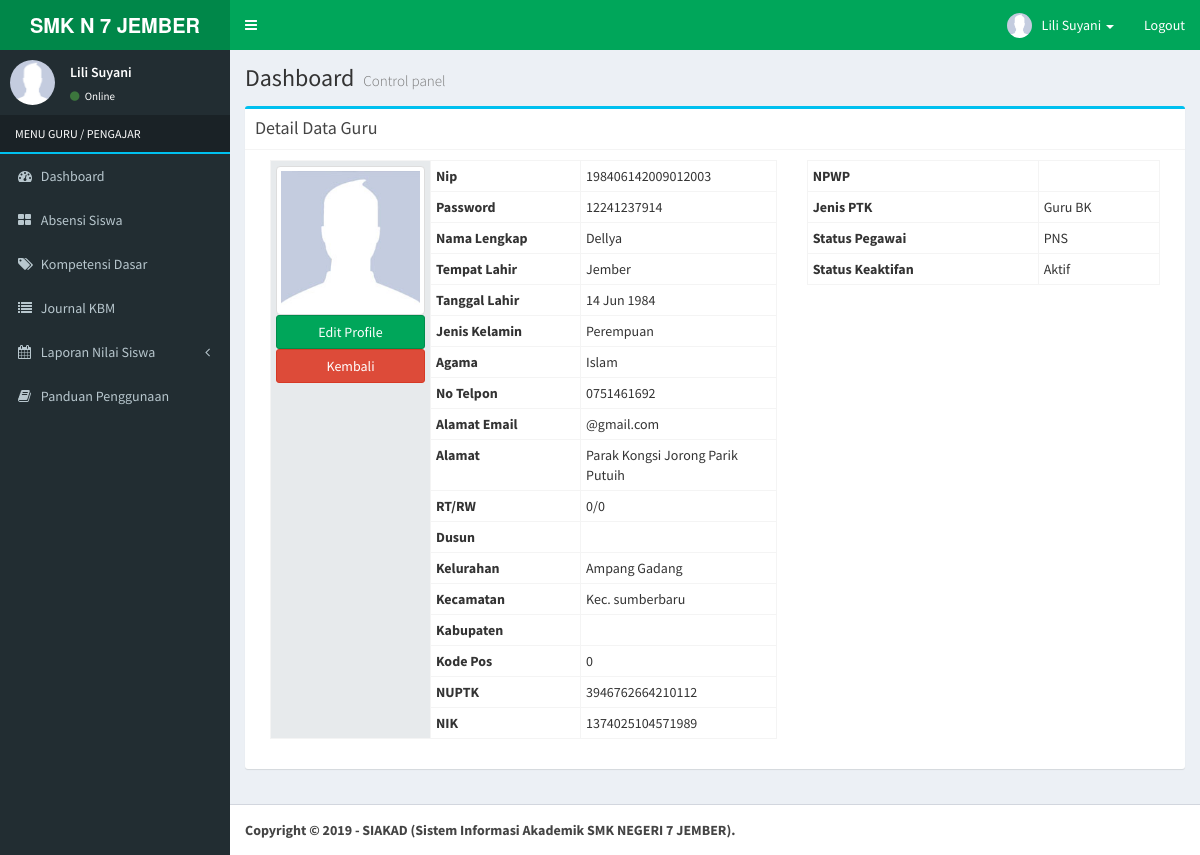
The app's page /index.php?view=guru&act=detailguru&id=198406142009012003 (signed in), older data.
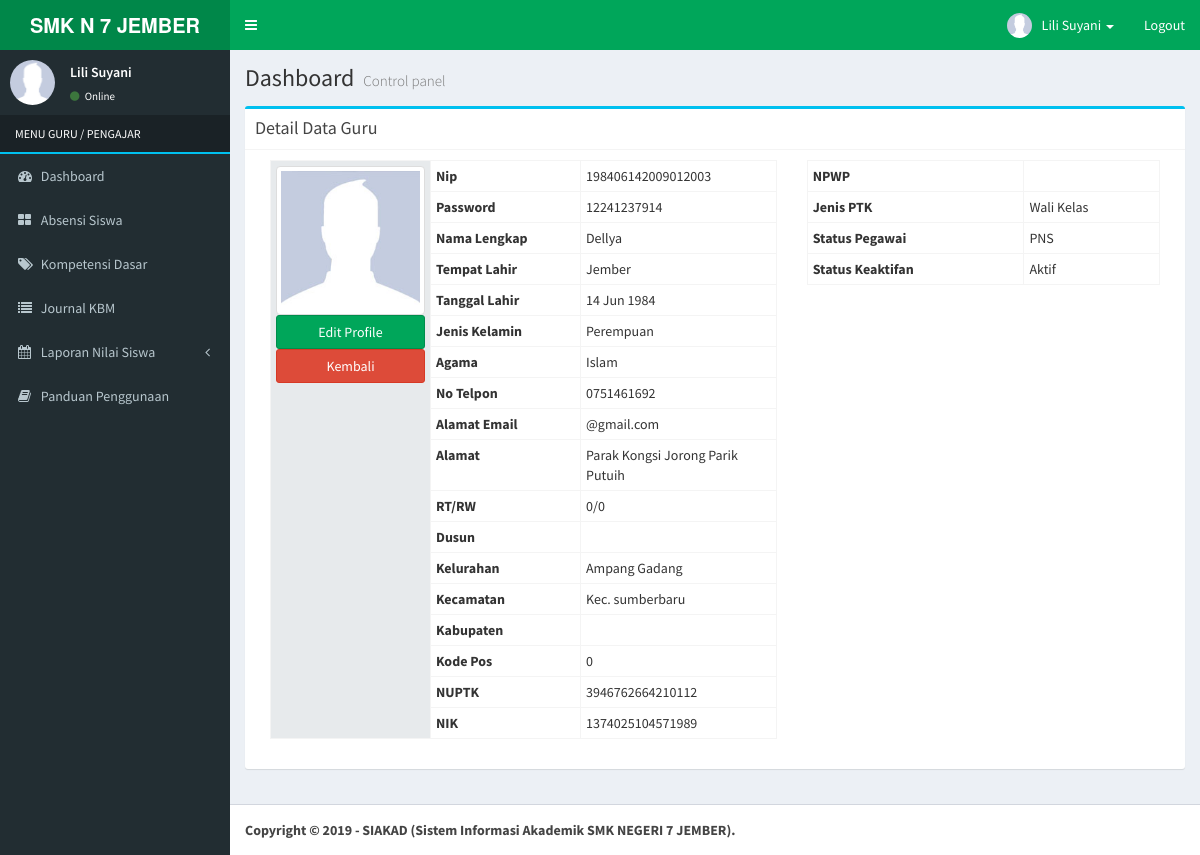
The same page, newer data.
### tables this page shows
CREATE TABLE `guru` (
  `nip` varchar(30) NOT NULL,
  `password` varchar(255) NOT NULL,
  `nama_guru` varchar(150) NOT NULL,
  `tempat_lahir` varchar(150) NOT NULL,
  `tanggal_lahir` date NOT NULL,
  `id_jenis_kelamin` int(11) NOT NULL,
  `id_agama` int(11) NOT NULL,
  `telepon` varchar(15) NOT NULL,
  `email` varchar(150) NOT NULL,
  `alamat_jalan` varchar(255) NOT NULL,
  `rt` varchar(5) NOT NULL,
  `rw` varchar(5) NOT NULL,
  `nama_dusun` varchar(100) NOT NULL,
  `desa_kelurahan` varchar(100) NOT NULL,
  `kecamatan` varchar(100) NOT NULL,
  `kabupaten` varchar(150) NOT NULL,
  `kode_pos` int(10) NOT NULL,
  `nuptk` varchar(50) NOT NULL,
  `nik` varchar(50) NOT NULL,
  `tmt` varchar(20) NOT NULL,
  `id_status_kepegawaian` int(5) NOT NULL,
  `id_jenis_ptk` int(5) NOT NULL,
  `id_status_keaktifan` int(5) NOT NULL,
  `foto` varchar(255) NOT NULL
);

CREATE TABLE `jenis_kelamin` (
  `id_jenis_kelamin` int(5) NOT NULL,
  `jenis_kelamin` varchar(50) NOT NULL
);

CREATE TABLE `agama` (
  `id_agama` int(5) NOT NULL,
  `nama_agama` varchar(100) NOT NULL
);

CREATE TABLE `jenis_ptk` (
  `id_jenis_ptk` int(5) NOT NULL,
  `jenis_ptk` varchar(100) NOT NULL,
  `keterangan` text NOT NULL
);

CREATE TABLE `status_kepegawaian` (
  `id_status_kepegawaian` int(5) NOT NULL,
  `status_kepegawaian` varchar(255) NOT NULL,
  `keterangan` text NOT NULL
);

CREATE TABLE `status_keaktifan` (
  `id_status_keaktifan` int(5) NOT NULL,
  `nama_status_keaktifan` varchar(255) NOT NULL,
  `keterangan` text NOT NULL
);

### config/fungsi_indotgl.php (called while the page is built, shortened)
<?php
	function tgl_indo($tgl){
			$tanggal = substr($tgl,8,2);
			$bulan = getBulan(substr($tgl,5,2));
			$tahun = substr($tgl,0,4);
			return $tanggal.' '.$bulan.' '.$tahun;
	}
	function getBulan($bln){
				switch ($bln){
					case 6:
						return "Jun";
						break;
				}
			}
?>

### application/master_guru.php (the view, shortened to what the rows shown need)
<?php if ($_GET[act]==''){ ?>
            <div class="col-xs-12">
              <div class="box">
                <div class="box-header">
                  <h3 class="box-title">Semua Data Guru </h3>
                  <?php if($_SESSION[level]!='kepala'){ ?>
                  <a class='pull-right btn btn-primary btn-sm' href='index.php?view=guru&act=tambahguru'>Tambahkan Data Guru</a>
                  <?php } ?>
                </div>
                <div class="box-body">
                  <table id="example1" class="table table-bordered table-striped">
                    <thead>
                      <tr>
                        <th>No</th>
                        <th>NIP</th>
                        <th>Nama Lengkap</th>
                        <th>Jenis Kelamin</th>
                        <th>No Telpon</th>
                        <th>Status Pegawai</th>
                        <th>Jenis PTK</th>
                        <th>Action</th>
                      </tr>
                    </thead>
                    <tbody>
                  <?php
                    $tampil = mysqli_query($koneksi,"SELECT * FROM guru a
                                          LEFT JOIN jenis_kelamin b ON a.id_jenis_kelamin=b.id_jenis_kelamin
                                            LEFT JOIN status_kepegawaian c ON a.id_status_kepegawaian=c.id_status_kepegawaian
                                              LEFT JOIN jenis_ptk d ON a.id_jenis_ptk=d.id_jenis_ptk
                                              ORDER BY a.nip DESC");
                    $no = 1;
                    while($r=mysqli_fetch_array($tampil)){
                    echo "<tr><td>$no</td>
                              <td>$r[nip]</td>
                              <td>$r[nama_guru]</td>
                              <td>$r[jenis_kelamin]</td>
                              <td>$r[hp]</td>
                              <td>$r[status_kepegawaian]</td>
                              <td>$r[jenis_ptk]</td>";
                              if($_SESSION[level]!='kepala'){
                        echo "<td><center>
                                <a class='btn btn-info btn-xs' title='Lihat Detail' href='?view=guru&act=detailguru&id=$r[nip]'>
                                <span class='glyphicon glyphicon-search'></span></a>
                                <a class='btn btn-success btn-xs' title='Edit Data' href='?view=guru&act=editguru&id=$r[nip]'>
                                <span class='glyphicon glyphicon-edit'></span></a>
                                <a class='btn btn-danger btn-xs' title='Delete Data' href='?view=guru&hapus=$r[nip]'>
                                <span class='glyphicon glyphicon-remove'></span></a>
                              </center></td>";
                              }else{
                                echo "<td><center>
                                <a class='btn btn-info btn-xs' title='Lihat Detail' href='?view=guru&act=detailguru&id=$r[nip]'>
                                <span class='glyphicon glyphicon-search'></span></a>
                              </center></td>";
                              }
                            echo "</tr>";
                      $no++;
                      }
                      if (isset($_GET[hapus])){
                          mysqli_query($koneksi,"DELETE FROM guru where nip='$_GET[hapus]'");
                          echo "<script>document.location='index.php?view=guru';</script>";
                      }
                  ?>
                    </tbody>
                  </table>
                </div>
              </div>
            </div>
<?php
}elseif($_GET[act]=='detailguru'){
    $detail = mysqli_query($koneksi,"SELECT a.*, b.jenis_kelamin, c.status_kepegawaian, d.jenis_ptk, e.nama_agama, f.nama_status_keaktifan
                                FROM guru a LEFT JOIN jenis_kelamin b ON a.id_jenis_kelamin=b.id_jenis_kelamin
                                  LEFT JOIN status_kepegawaian c ON a.id_status_kepegawaian=c.id_status_kepegawaian
                                    LEFT JOIN jenis_ptk d ON a.id_jenis_ptk=d.id_jenis_ptk
                                      LEFT JOIN agama e ON a.id_agama=e.id_agama
                                        LEFT JOIN status_keaktifan f ON a.id_status_keaktifan=f.id_status_keaktifan
                                              where a.nip='$_GET[id]'");
    $s = mysqli_fetch_array($detail);
    echo "<div class='col-md-12'>
              <div class='box box-info'>
                <div class='box-header with-border'>
                  <h3 class='box-title'>Detail Data Guru</h3>
                </div>
              <div class='box-body'>
              <form method='POST' class='form-horizontal' action='' enctype='multipart/form-data'>
                <div class='col-md-7'>
                  <table class='table table-condensed table-bordered'>
                  <tbody>
                    <input type='hidden' name='id' value='$s[nip]'>
                    <tr><th style='background-color:#E7EAEC' width='160px' rowspan='25'>";
                        if (trim($s[foto])==''){
                          echo "<img class='img-thumbnail' style='width:155px' src='foto_siswa/no-image.jpg'>";
                        }else{
                          echo "<img class='img-thumbnail' style='width:155px' src='foto_pegawai/$s[foto]'>";
                        }
                      if($_SESSION[level]!='kepala'){
                        echo "<a href='index.php?view=guru&act=editguru&id=$_GET[id]' class='btn btn-success btn-block'>Edit Profile</a>";
                        echo"<a href='index.php?view=guru'><button type='button' class='btn btn-danger btn-block'>Kembali</button></a>";
                      }
                        echo "</th>
                    </tr>
                    <tr><th width='120px' scope='row'>Nip</th>      <td>$s[nip]</td></tr>
                    <tr><th scope='row'>Password</th>               <td>$s[password]</td></tr>
                    <tr><th scope='row'>Nama Lengkap</th>           <td>$s[nama_guru]</td></tr>
                    <tr><th scope='row'>Tempat Lahir</th>           <td>$s[tempat_lahir]</td></tr>
                    <tr><th scope='row'>Tanggal Lahir</th>          <td>" . tgl_indo($s[tanggal_lahir]) . "</td></tr>
                    <tr><th scope='row'>Jenis Kelamin</th>          <td>$s[jenis_kelamin]</td></tr>
                    <tr><th scope='row'>Agama</th>                  <td>$s[nama_agama]</td></tr>
                    <tr><th scope='row'>No Telpon</th>              <td>$s[telepon]</td></tr>
                    <tr><th scope='row'>Alamat Email</th>           <td>$s[email]</td></tr>
                    <tr><th scope='row'>Alamat</th>                 <td>$s[alamat_jalan]</td></tr>
                    <tr><th scope='row'>RT/RW</th>                  <td>$s[rt]/$s[rw]</td></tr>
                    <tr><th scope='row'>Dusun</th>                  <td>$s[nama_dusun]</td></tr>
                    <tr><th scope='row'>Kelurahan</th>              <td>$s[desa_kelurahan]</td></tr>
                    <tr><th scope='row'>Kecamatan</th>              <td>$s[kecamatan]</td></tr>
                    <tr><th scope='row'>Kabupaten</th>              <td>$s[kabupaten]</td></tr>
                    <tr><th scope='row'>Kode Pos</th>               <td>$s[kode_pos]</td></tr>
                    <tr><th scope='row'>NUPTK</th>                  <td>$s[nuptk]</td></tr>
                    <tr><th width='150px' scope='row'>NIK</th>      <td>$s[nik]</td></tr>
                  </tbody>
                  </table>
                </div>
                <div class='col-md-5'>
                  <table class='table table-condensed table-bordered'>
                  <tbody>
                    <tr><th scope='row'>NPWP</th>                   <td>$s[npwp]</td></tr>
                    <tr><th scope='row'>Jenis PTK</th>              <td>$s[jenis_ptk]</td></tr>
                    <tr><th scope='row'>Status Pegawai</th>         <td>$s[status_kepegawaian]</td></tr>
                    <tr><th scope='row'>Status Keaktifan</th>       <td>$s[nama_status_keaktifan]</td></tr>
                  </tbody>
                  </table>
                </div>
              </div>
            </div>";
}
?>

### main-header.php (shortened to what the rows shown need)
<a href="index.php" class="logo">
  <span class="logo-lg"><b>SMK N 7 JEMBER</b></span>
</a>
<nav class="navbar navbar-static-top" role="navigation">
  <a href="#" class="sidebar-toggle" data-toggle="offcanvas" role="button">
  </a>
  <div class="navbar-custom-menu">
    <ul class="nav navbar-nav">
      <li class="dropdown user user-menu">
        <a href="#" class="dropdown-toggle" data-toggle="dropdown">
          <img src="<?php echo $foto; ?>" class="user-image" alt="User Image">
          <span class="hidden-xs"><?php echo $nama; ?></span> <span class='caret'></span>
        </a>
      </li>
      <li><a href="logout.php">Logout</a></li>
    </ul>
  </div>
</nav>

### menu-guru.php (shortened to what the rows shown need)
<section class="sidebar">
  <div class="user-panel">
    <div class="pull-left image">
      <img src="<?php echo $foto; ?>" class="img-circle" alt="User Image">
    </div>
    <div class="pull-left info">
      <p><?php echo $nama; ?></p>
      <a href="#"><i class="fa fa-circle text-success"></i> Online</a>
    </div>
  </div>
  <ul class="sidebar-menu">
    <li class="header" style='color:#fff; text-transform:uppercase; border-bottom:2px solid #00c0ef'>MENU <?php echo $level; ?></li>
    <li><a href="index.php"><i class="fa fa-dashboard"></i> <span>Dashboard</span></a></li>
    <li><a href="index.php?view=absensiswa&act=detailabsenguru"><i class="fa fa-th-large"></i> <span>Absensi Siswa</span></a></li>
    <li><a href="index.php?view=kompetensiguru"><i class="fa fa-tags"></i> <span>Kompetensi Dasar</span></a></li>
    <li><a href="index.php?view=journalguru"><i class="fa fa-list"></i> <span>Journal KBM</span></a></li>
    <li class="treeview">
      <a href="#"><i class="fa fa-calendar"></i> <span>Laporan Nilai Siswa</span><i class="fa fa-angle-left pull-right"></i></a>
    </li>
    <li><a href="index.php?view=dokumentasiguru"><i class="fa fa-book"></i> <span>Panduan Penggunaan</span></a></li>
  </ul>
</section>

Row changes from the older to the newer data that the page shows:
changed guru "Dellya": id_jenis_ptk.jenis_ptk "Guru BK" → "Wali Kelas"
